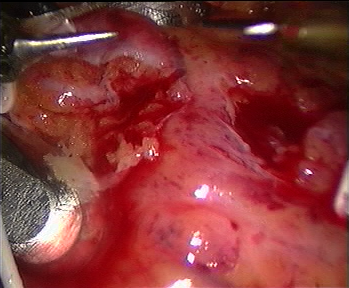
%> input picture denseFindPair/images/00001_left.png, 349 x 288 px
$ octave basic_demon_example.m   (GNU Octave 9; MATLAB toolbox functions it lacks are replaced by stand-ins)
%> lines starting %> are read from the running program, lines starting %| are printed output that depends on the picture
%  Basic demon registration code. (To easy understand the algorithm)

% Clean
clc; clear all; close all;

addpath('functions_nonrigid')
addpath('functions_affine')

% Compile the mex files
% compile_c_files

% Read two images
I1=rgb2gray(im2double(imread('images/00001_left.png')));
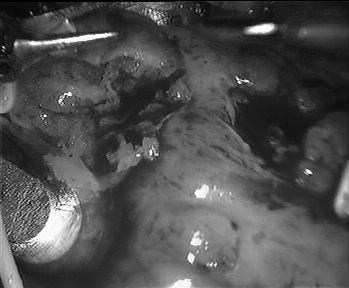
%> I1: size 288x349 double; min 0, max 1, mean 0.31
I2=rgb2gray(im2double(imread('images/00001_right.png')));
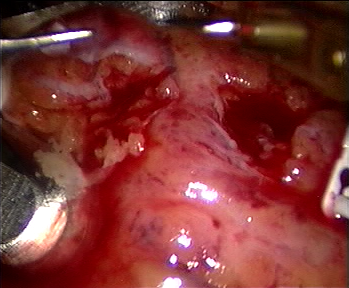
%> input picture denseFindPair/images/00001_right.png, 349 x 288 px
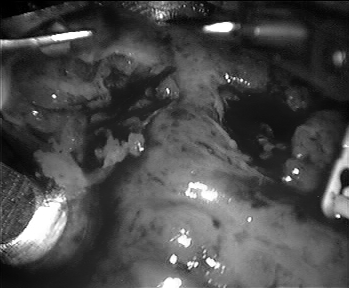
%> I2: size 288x349 double; min 0, max 1, mean 0.293

% affine registration
%> (the run ends here)
